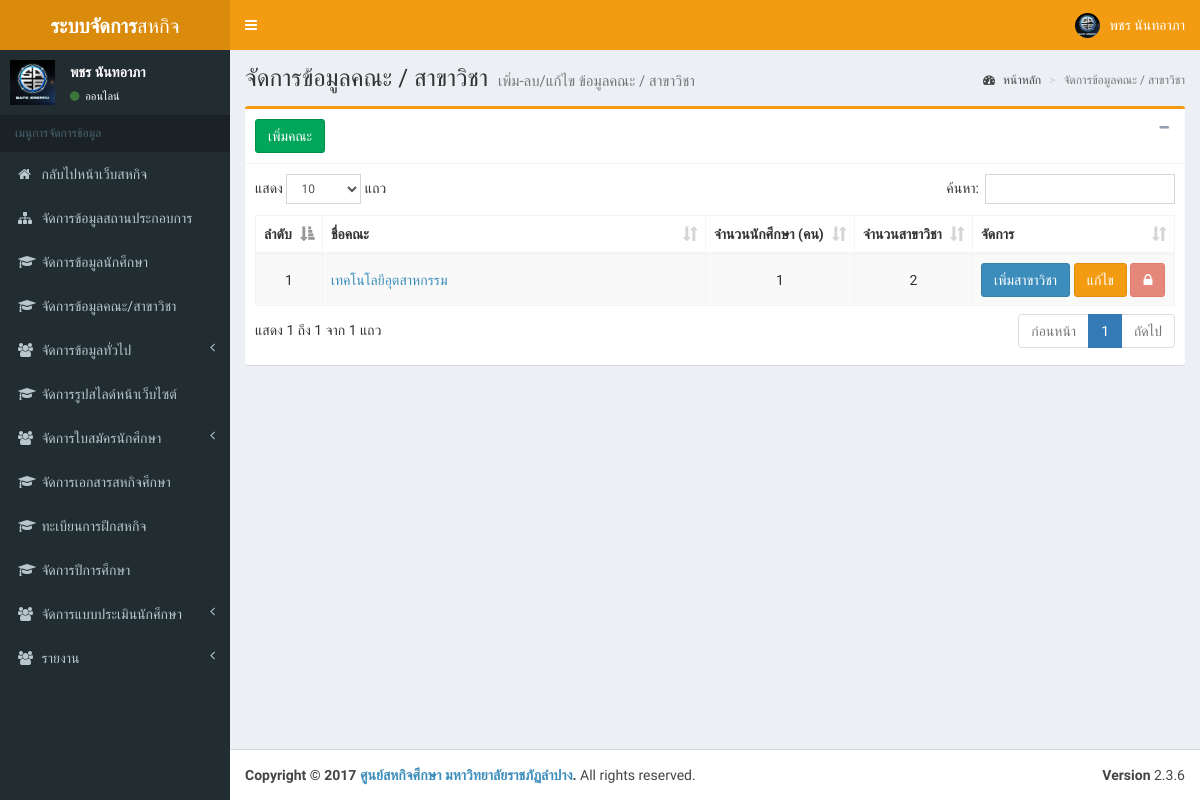
Before: /cms/faculty/index.php (signed in) with the older database file.
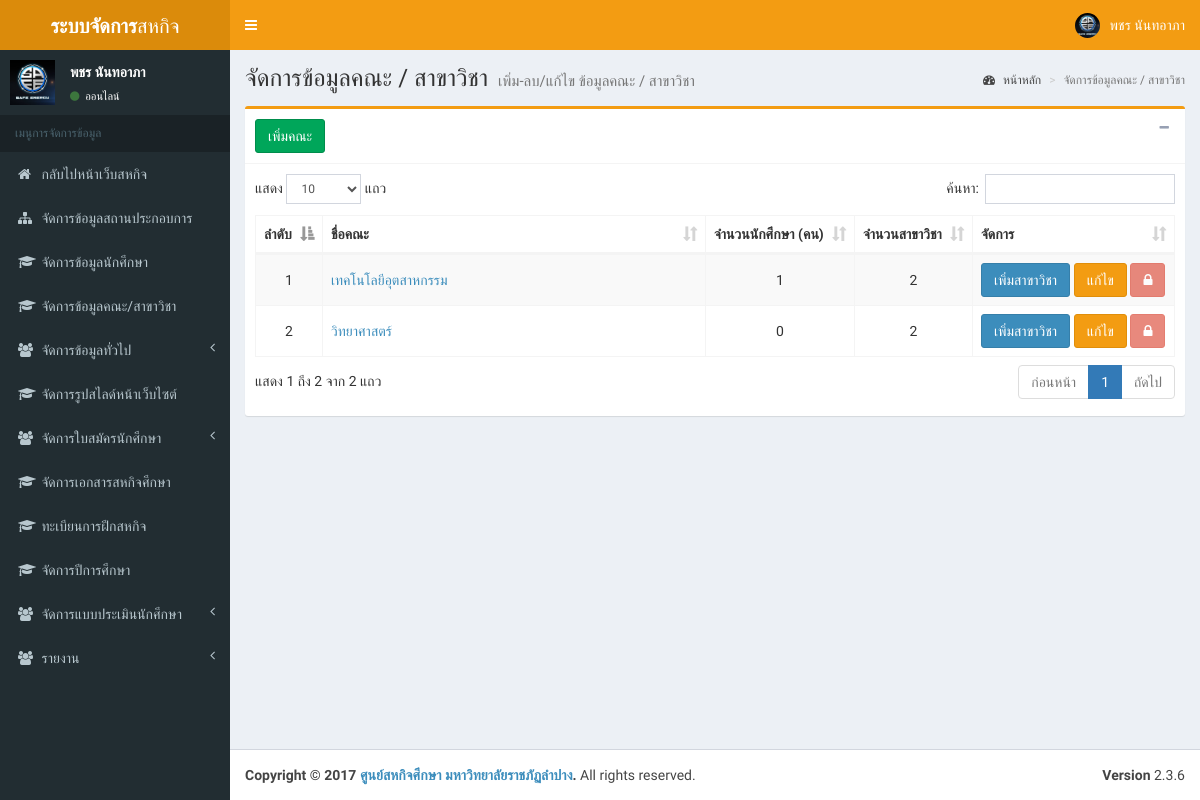
After: the same page with the newer database file.
### tables this page shows
CREATE TABLE `tbl_faculty` (
  `faculty_id` int(11) NOT NULL,
  `faculty_name` varchar(60) NOT NULL
);

### class/SQLiManager.php (called while the page is built, shortened)
<?php
if(class_exists('SQLiManager') === false)
{
	class SQLiManager{
		var $table;
		var $field;
		var $condition;
		public function SQLiManager()
		{
			$strHost = "localhost";
			$strUser = "cooplpru";
			$strPassword = "cool2316";
			$db = "cooplprudb";
			$this->connect = mysqli_connect($strHost,$strUser,$strPassword,$db);
			$cs1 = "SET character_set_results=utf8";
			mysqli_query($this->connect,$cs1) or die('Error query: ' . mysqli_error($this->connect));
			$cs2 = "SET character_set_client = utf8";
			mysqli_query($this->connect,$cs2) or die('Error query: ' . mysqli_error($this->connect));
			$cs3 = "SET character_set_connection = utf8";
			mysqli_query($this->connect,$cs3) or die('Error query: ' . mysqli_error($this->connect));
			$this->field="*";
		}
		public function select()
		{
			$this->sql="SELECT $this->field FROM $this->table $this->condition";
			$result=mysqli_query($this->connect,$this->sql) or trigger_error(mysqli_error($this->connect),E_USER_ERROR);
			return $result;
		}
	}
}
?>

### class/session_check.php (called while the page is built, shortened)
<?php
include("SQLiManager.php");
$sql = new SQLiManager();
?>

### cms/faculty/index.php (the view, shortened to what this page needs)
<?php
include("../header.php");
include("../sidebar.php");
$sql->table="tbl_faculty";
$sql->condition="";
$query = $sql->select();
?>
<div class="content-wrapper">
	<section class="content-header">
		<h1>
			จัดการข้อมูลคณะ / สาขาวิชา
			<small>เพิ่ม-ลบ/แก้ไข ข้อมูลคณะ / สาขาวิชา</small>
		</h1>
		<ol class="breadcrumb">
			<li><a href="#"><i class="fa fa-dashboard"></i> หน้าหลัก</a></li>
			<li class="active">จัดการข้อมูลคณะ / สาขาวิชา</li>
		</ol>
	</section>
	<section class="content">
		<div class="row">
			<div class="col-md-12">
				<div class="box box-warning">
					<div class="box-header with-border">
						<h3 class="box-title">
							<a href="add_faculty.php?page=<?php echo $_GET["page"]; ?>" class="btn btn-success">เพิ่มคณะ</a>
						</h3>
						<div class="box-tools pull-right">
							<button type="button" class="btn btn-box-tool" data-widget="collapse" data-toggle="tooltip" title="ซ่อน">
								<i class="fa fa-minus"></i></button>
							</div>
						</div>
						<div class="box-body">
							<div class="table-responsive">
								<table class="table table-striped table-bordered dt-responsive nowrap" cellspacing="0" width="100%">
									<thead>
										<tr>
											<th width="5%">ลำดับ</th>
											<th width="60%">ชื่อคณะ</th>
											<th width="10%">จำนวนนักศึกษา (คน)</th>
											<th width="10%">จำนวนสาขาวิชา</th>
											<th width="15%">จัดการ</th>
										</tr>
									</thead>
									<tbody>
										<?php $num=0; while($results = mysqli_fetch_assoc($query)){ $num++; ?>
										<tr>
											<td class="text-center"><?=$num?></td>
											<td>
												<a href="index_major.php?page=<?=$_GET["page"]?>&id=<?=$results['faculty_id']?>">
													<?=$results['faculty_name']?>
												</a>
											</td>
											<td class="text-center">
												<?php
												$sql->table="tbl_student";
												$sql->condition="WHERE faculty_id={$results['faculty_id']}";
												$numStu = mysqli_num_rows($sql->select());
												echo number_format($numStu);
												?>
											</td>
											<td class="text-center">
												<?php
												$sql->table="tbl_majors";
												$sql->condition="WHERE major_faculty_id={$results['faculty_id']}";
												$numRow = mysqli_num_rows($sql->select());
												echo number_format($numRow);
												?>
											</td>
											<td>
												<a href="add_major.php?page=<?php echo $_GET["page"]; ?>&id=<?php echo $results['faculty_id']; ?>" class="btn btn-primary" data-toggle="tooltip" title="เพิ่มสาขาวิชาภายในคณะ <?php echo $results["faculty_name"]; ?>">เพิ่มสาขาวิชา
												</a>
												<a href="edit_faculty.php?page=<?php echo $_GET["page"]; ?>&id=<?php echo $results["faculty_id"]; ?>" class="btn btn-warning" data-toggle="tooltip" title="แก้ไขข้อมูลของ <?php echo $results["faculty_name"]; ?>">แก้ไข
												</a>
												<?php
												$cls = "btn btn-danger";
												$attr = "";
												$name = "ลบ";
												if ( !empty($numRow) ) {
													$cls .= " disabled";
													$attr .= 'disabled="disabled"';
													$name =  '<i class="fa fa-lock"></i>';
												}
												?>
												<a href="delete_faculty.php?page=<?php echo $_GET["page"]; ?>&id=<?php echo $results["faculty_id"]; ?>" class="<?=$cls?>" <?=$attr?> onclick="return confirm('คุณต้องการลบ <?php echo $results["faculty_name"]; ?> ใช่หรือไม่ ?')"><?=$name?>
												</a>
											</td>
										</tr>
										<?php } ?>
									</tbody>
								</table>
							</div>
						</div>
					</div>
				</div>
			</div>
		</div>
</div>
<?php include("../footer.php"); ?>

Changed rows visible on the page:
added tbl_faculty: faculty_name "วิทยาศาสตร์", numStu "0", numRow "2"
Other visible differences:
text written by a page script: "แสดง แถว ค้นหา: แสดง 1 ถึง 1 จาก 1 แถว ก่อนหน้า 1 ถัดไป" → "แสดง แถว ค้นหา: แสดง 1 ถึง 2 จาก 2 แถว ก่อนหน้า 1 ถัดไป"
